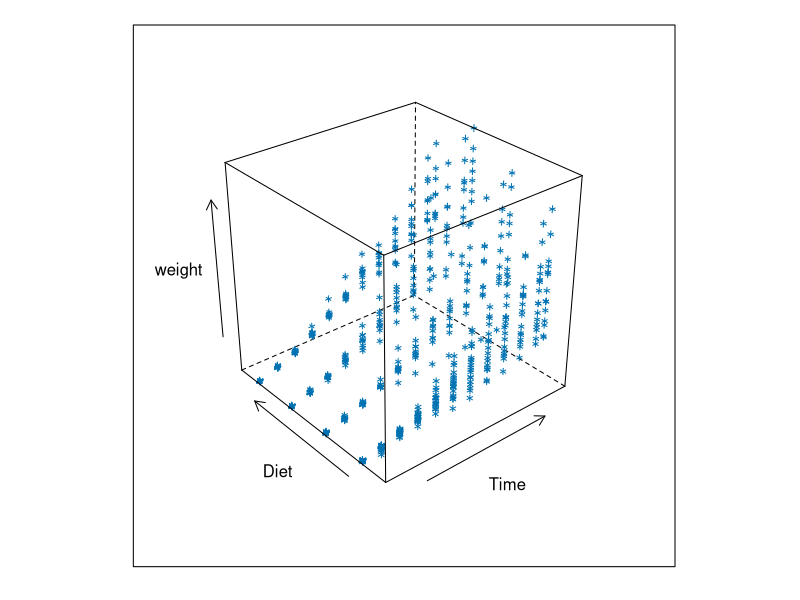
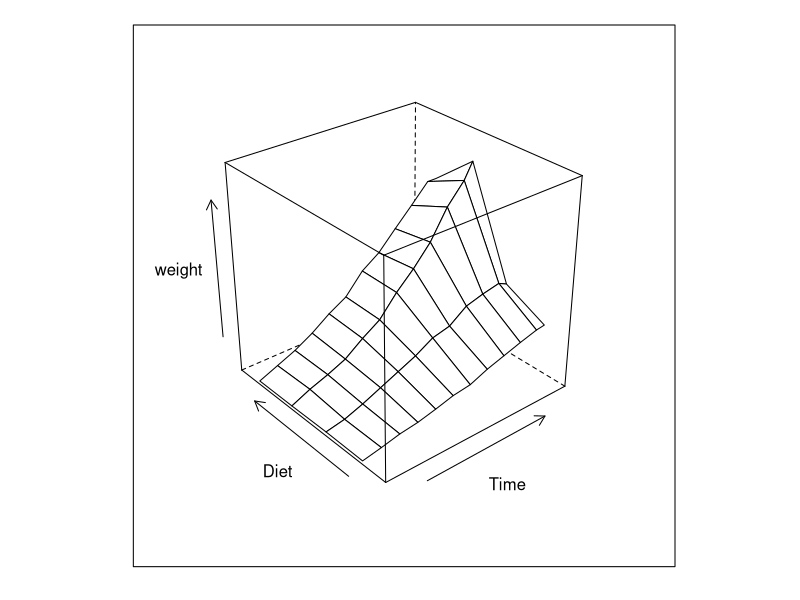
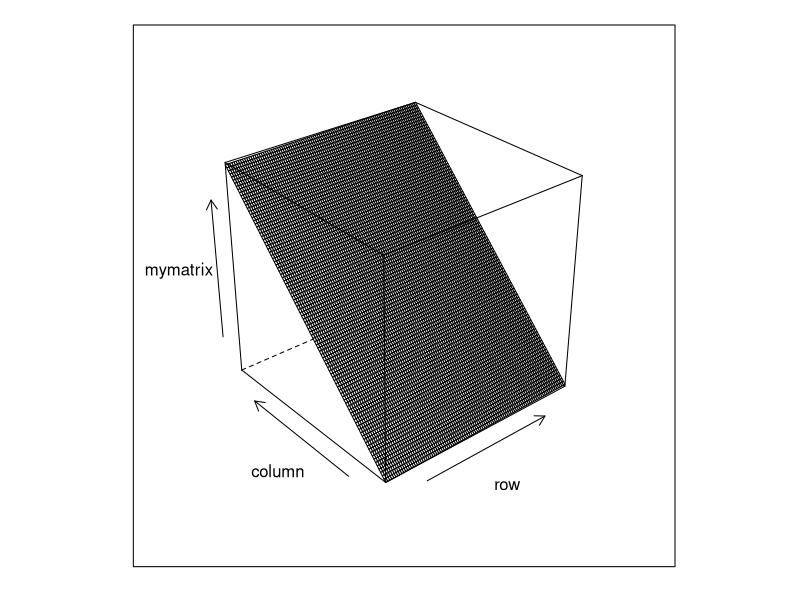
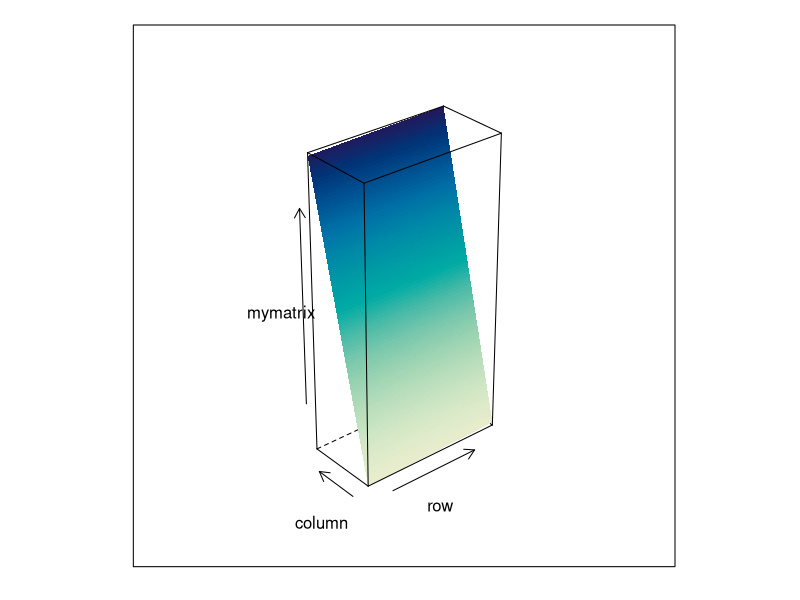
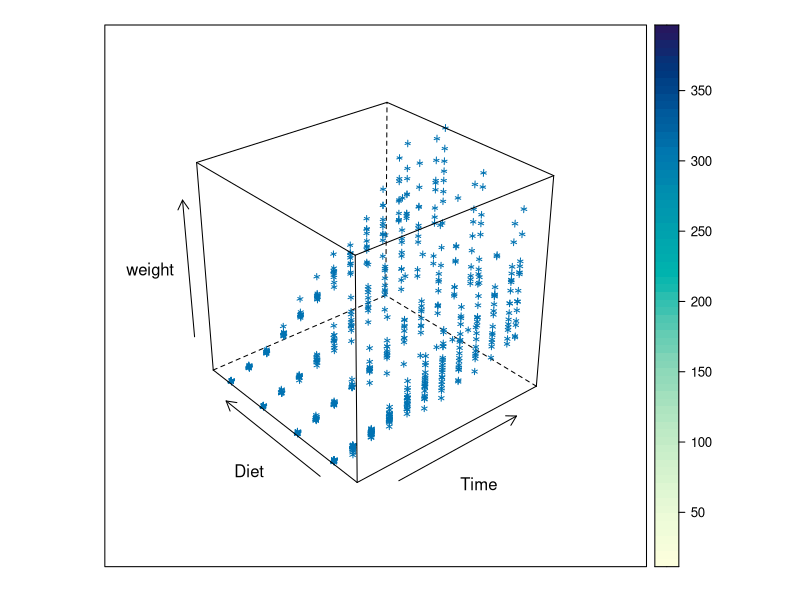

The R source for these figures, in order:
# lattice clouds and wireframe plot

library(lattice)

# clouds and wireframes are essentially the same, but different panel plotting methods
# wireframe(numeric1 ˜ numeric2 * numeric3)
# cloud(numeric1 ˜ numeric2 * numeric3)

names(ChickWeight) # review names of columns

cloud( weight ~ Time + Diet, data = ChickWeight)
wireframe( weight ~ Time + Diet, data = ChickWeight)

# also can be done with a matrix

mymatrix <- matrix(1:10000, nrow = 100)
wireframe(mymatrix)

# used in aspect
xsize = 2
ysize = 1
zsize = 4

wireframe(mymatrix,
          shade = TRUE,
          aspect = c(ysize/xsize, zsize/xsize),
          light.source = c(10,0,10)
          )

# cool things to do with cloud
cloud( weight ~ Time + Diet, 
       data = ChickWeight,
       drape = TRUE)

# more parameters in xyplot and wireframe documentation
